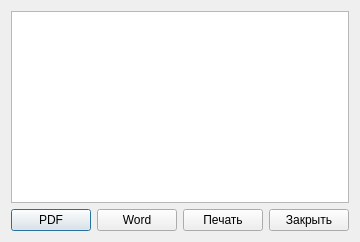
<?xml version="1.0" encoding="UTF-8"?>
<ui version="4.0">
 <class>PrintFormsDialog</class>
 <widget class="QDialog" name="PrintFormsDialog">
  <property name="windowTitle">
   <string>Печать и экспорт документов</string>
  </property>
  <layout class="QVBoxLayout" name="mainLayout">
   <item>
    <widget class="QListWidget" name="formsList"/>
   </item>
   <item>
    <layout class="QHBoxLayout" name="buttonsLayout">
     <item>
      <widget class="QPushButton" name="buttonExportPDF">
       <property name="text"><string>PDF</string></property>
      </widget>
     </item>
     <item>
      <widget class="QPushButton" name="buttonExportDOCX">
       <property name="text"><string>Word</string></property>
      </widget>
     </item>
     <item>
      <widget class="QPushButton" name="buttonPrint">
       <property name="text"><string>Печать</string></property>
      </widget>
     </item>
     <item>
      <widget class="QPushButton" name="buttonClose">
       <property name="text"><string>Закрыть</string></property>
      </widget>
     </item>
    </layout>
   </item>
  </layout>
 </widget>
 <resources/>
 <connections/>
</ui>
